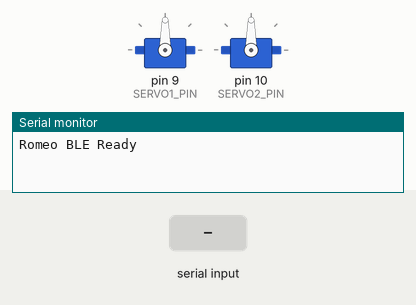
Simulated run of this sketch. Board: Arduino Uno, built with avr-gcc and run on an emulated ATmega328P. Shown: 2 × servo, the last lines printed to the serial monitor. The inputs (shaded band) are chosen by the test bench.

Above: at 1.2 s.
1.3 s: "S1:\n" received over Serial
At 2.0 s:
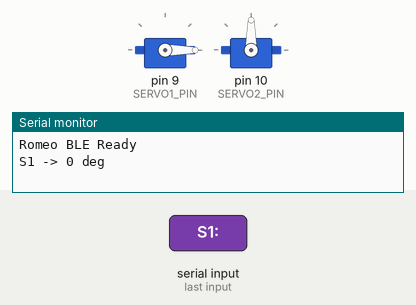
2.8 s: "S2:\n" received over Serial
At 3.1 s:
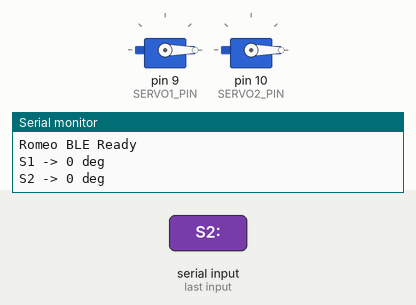
4.3 s: "S1:90\n" received over Serial
At 5.5 s:
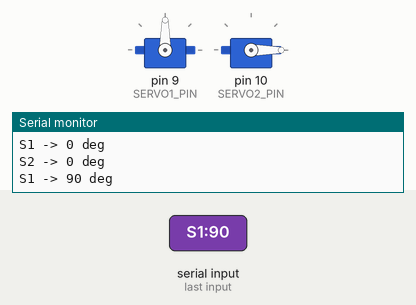
5.8 s: "S1:,45\n" received over Serial
At 6.6 s:
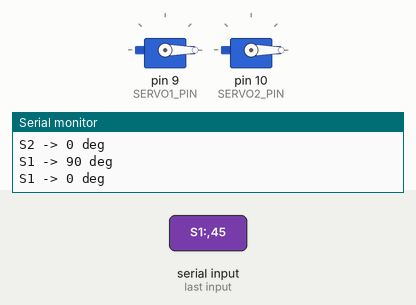
7.3 s: "S2:90\n" received over Serial
At 7.8 s:
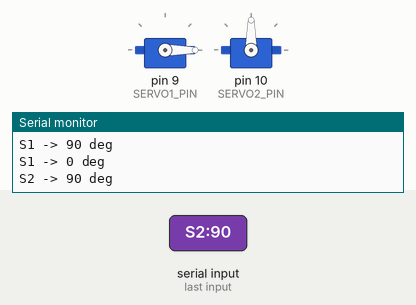
Timing chart, 0 to 9.8 s (numbered marks = the images above; inputs shaded):
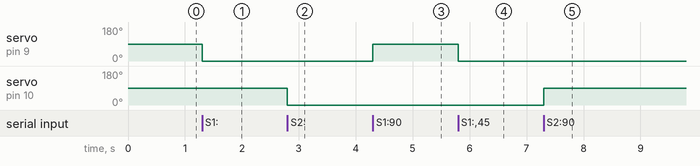

The sketch:

firmware.ino
```cpp
#include <Servo.h>

// ============================
// Romeo BLE mini v2.0 (DFR0351)
// BLE UART via hardware Serial (D0/D1)
// USB and BLE share the same UART passthrough
// ============================

// ============================
// Servo Setup
// ============================

Servo servo1;
Servo servo2;

#define SERVO1_PIN 9
#define SERVO2_PIN 10

String cmdBuffer = "";

// ============================
// Logging Helpers
// ============================

void logLine(String msg) {
  Serial.println(msg);
}

// ============================
// Setup
// ============================

void setup() {
  // Must match the BLE chip's stored UART baud (Bluno default 115200).
  // On USB the PC overrides that baud, which hid the mismatch; on a
  // standalone supply the chip uses its stored value, so 9600 got no data.
  Serial.begin(115200);

  // Set the start angle before attach() so the very first pulse is 90°,
  // matching the app's centered joystick (no jump at power-up).
  servo1.write(90);
  servo2.write(90);

  servo1.attach(SERVO1_PIN);
  servo2.attach(SERVO2_PIN);

  logLine("Romeo BLE Ready");
}

// ============================
// Main Loop
// ============================

void loop() {
  // No per-character echo: at 9600 baud it took longer to print than the
  // app's ~20 updates/s allow, stalling the loop and overflowing the RX buffer.
  while (Serial.available()) {
    char c = Serial.read();
    if (c == '\n') {
      processCommand(cmdBuffer);
      cmdBuffer = "";
    } else if (c != '\r') {
      cmdBuffer += c;
    }
  }
}

// ============================
// Command Processing
// ============================

void processCommand(String cmd) {
  cmd.trim();

  if (cmd.length() == 0) {
    return;
  }

  if (cmd.startsWith("S1:")) {
    int angle = constrain(cmd.substring(3).toInt(), 0, 180);
    servo1.write(angle);
    logLine("S1 -> " + String(angle) + " deg");
  } else if (cmd.startsWith("S2:")) {
    int angle = constrain(cmd.substring(3).toInt(), 0, 180);
    servo2.write(angle);
    logLine("S2 -> " + String(angle) + " deg");
  } else {
    logLine("Unknown CMD: " + cmd);
  }
}
```

Measured:
- after the input at 1.3 s, servo on pin 9 (SERVO1_PIN): 90° → 0° at once
- after the input at 2.8 s, servo on pin 10 (SERVO2_PIN): 90° → 0° at once
- after the input at 4.3 s, servo on pin 9 (SERVO1_PIN): 0° → 90° at once
- after the input at 5.8 s, servo on pin 9 (SERVO1_PIN): 90° → 0° at once
- after the input at 7.3 s, servo on pin 10 (SERVO2_PIN): 0° → 90° at once
